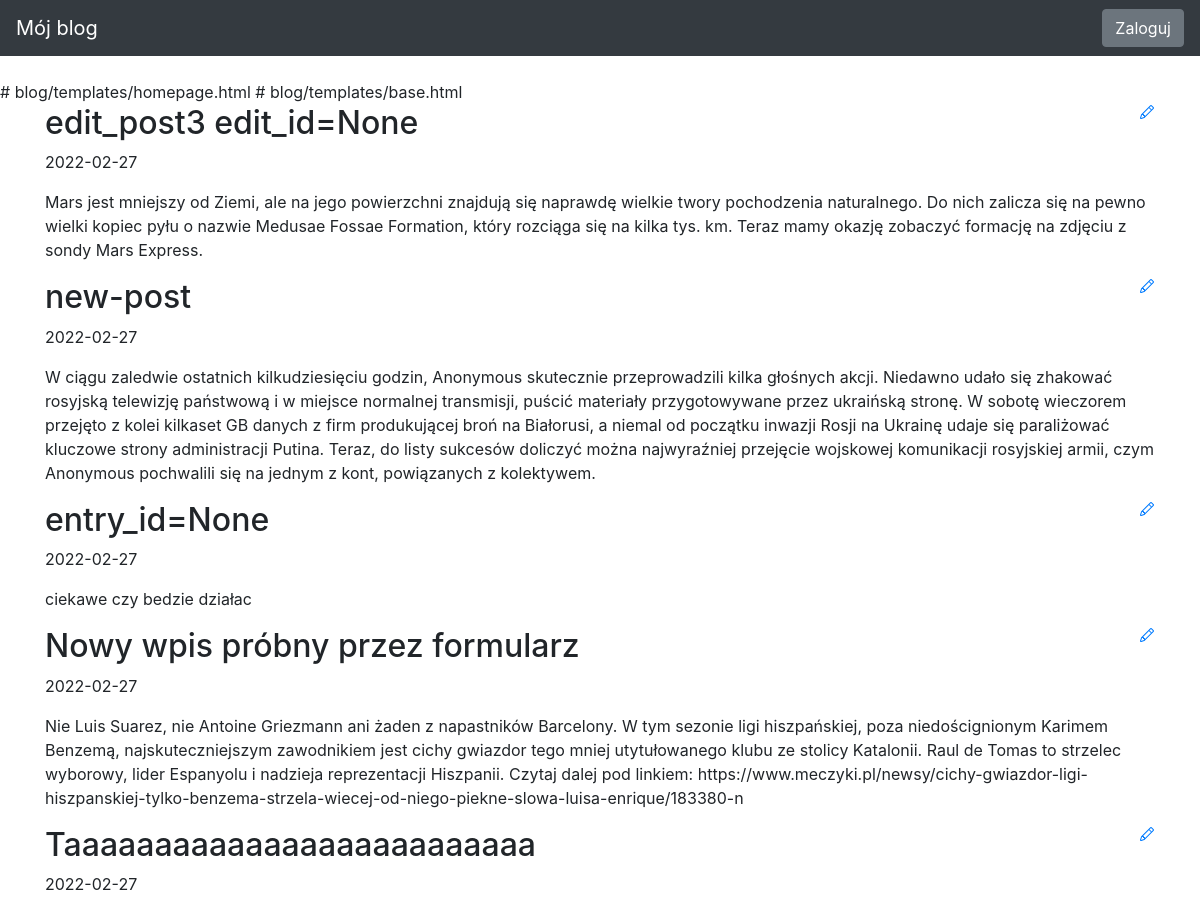
Before: / (upper part) with the older database file.
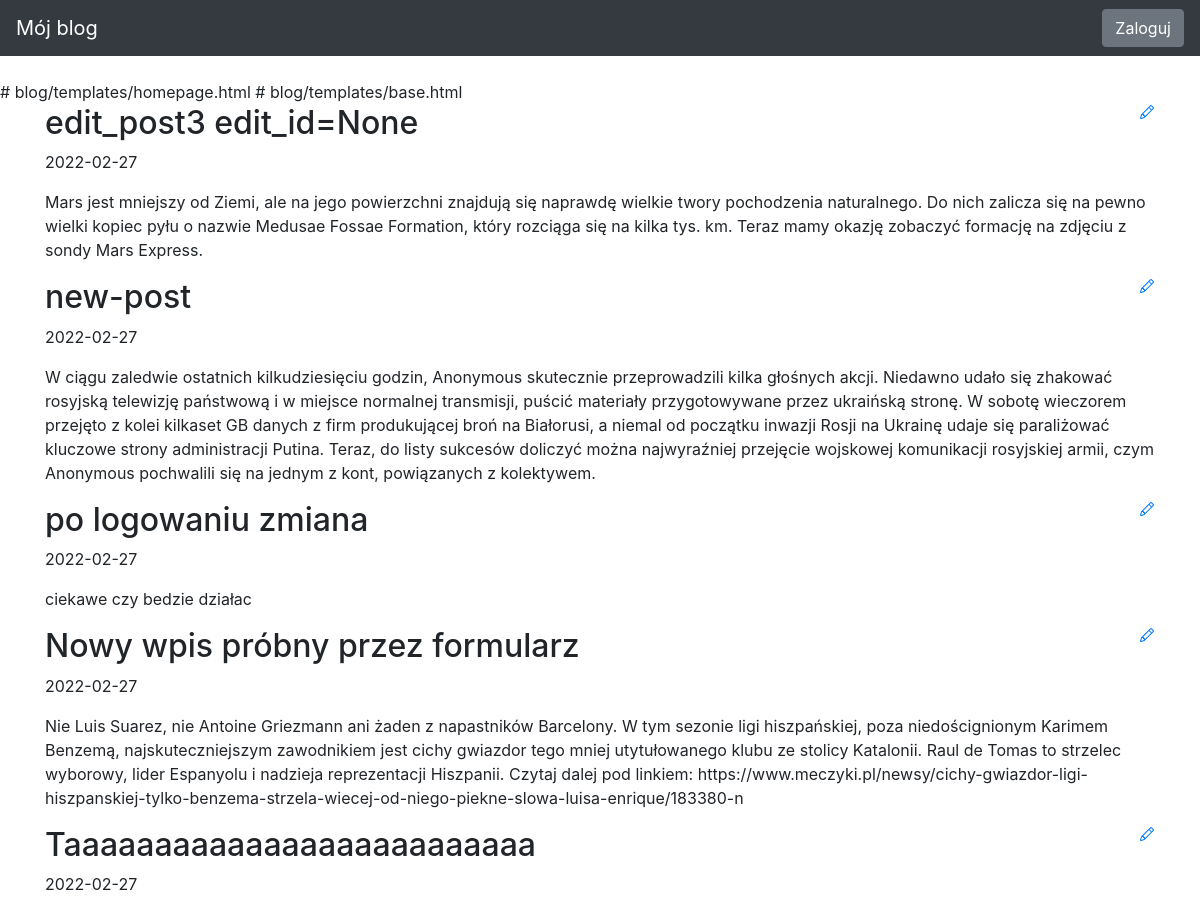
After: the same page with the newer database file.
### blog/models.py (models this page shows)
class Entry(db.Model):
    id = db.Column(db.Integer, primary_key=True)
    title = db.Column(db.String(80), nullable=False)
    body = db.Column(db.Text, nullable=False)
    pub_date = db.Column(db.DateTime, nullable=False, default=datetime.datetime.utcnow)
    is_published = db.Column(db.Boolean, default=False)

### blog/routes.py (the view)
@app.route("/")
def index():
    all_posts = Entry.query.filter_by(is_published=True).order_by(Entry.pub_date.desc())
    return render_template("homepage.html", all_posts=all_posts)

### blog/templates/homepage.html (shortened to what this page needs)
{% extends "base.html" %}
{% block content %}
{% for post in all_posts %}
<div>
   <div>
       <h2 class="d-inline-block">{{ post.title }}</h2>
       <a href="{{ url_for('edit_entry', entry_id=post.id) }}">
       </a>
   </div>
   <p>{{ post.pub_date.strftime('%Y-%m-%d') }} </p>
   <p>
       {{ post.body}}
   </p>
</div>
{% endfor %}
{% endblock %}

### blog/templates/base.html (shortened to what this page needs)
# blog/templates/base.html
<!doctype html>
<html lang="en">
<head>
 <link rel="stylesheet" href="https://stackpath.bootstrapcdn.com/bootstrap/4.5.0/css/bootstrap.min.css"
>
</head>
<body>
 <nav class="navbar navbar-expand-md navbar-dark bg-dark fixed-top">
   <a class="navbar-brand" href="#">Mój blog</a>
    <div class="collapse navbar-collapse" id="navbarsExampleDefault">
     {% if session.logged_in %}
        <form class="form-inline my-2 my-lg-0" action="{{ url_for('logout') }}" method="POST">
         <button class="btn btn-secondary my-2 my-sm-0" type="submit">Wyloguj</button>
        </form>
     {% else %}
        <a href="{{ url_for('login') }}" class="btn btn-secondary my-2 my-lg-0">Zaloguj</a>
     {% endif %}
    </div>
 </nav>
 <main role="main" class="container">
   {% block content %}
   {% endblock %}
 </main>
</html>

### blog/templates/base.html (style rules this page uses)
body { padding-top: 5rem; }

Changed rows visible on the page:
changed Entry "ciekawe czy bedzie działac": title "entry_id=None" → "po logowaniu zmiana"
